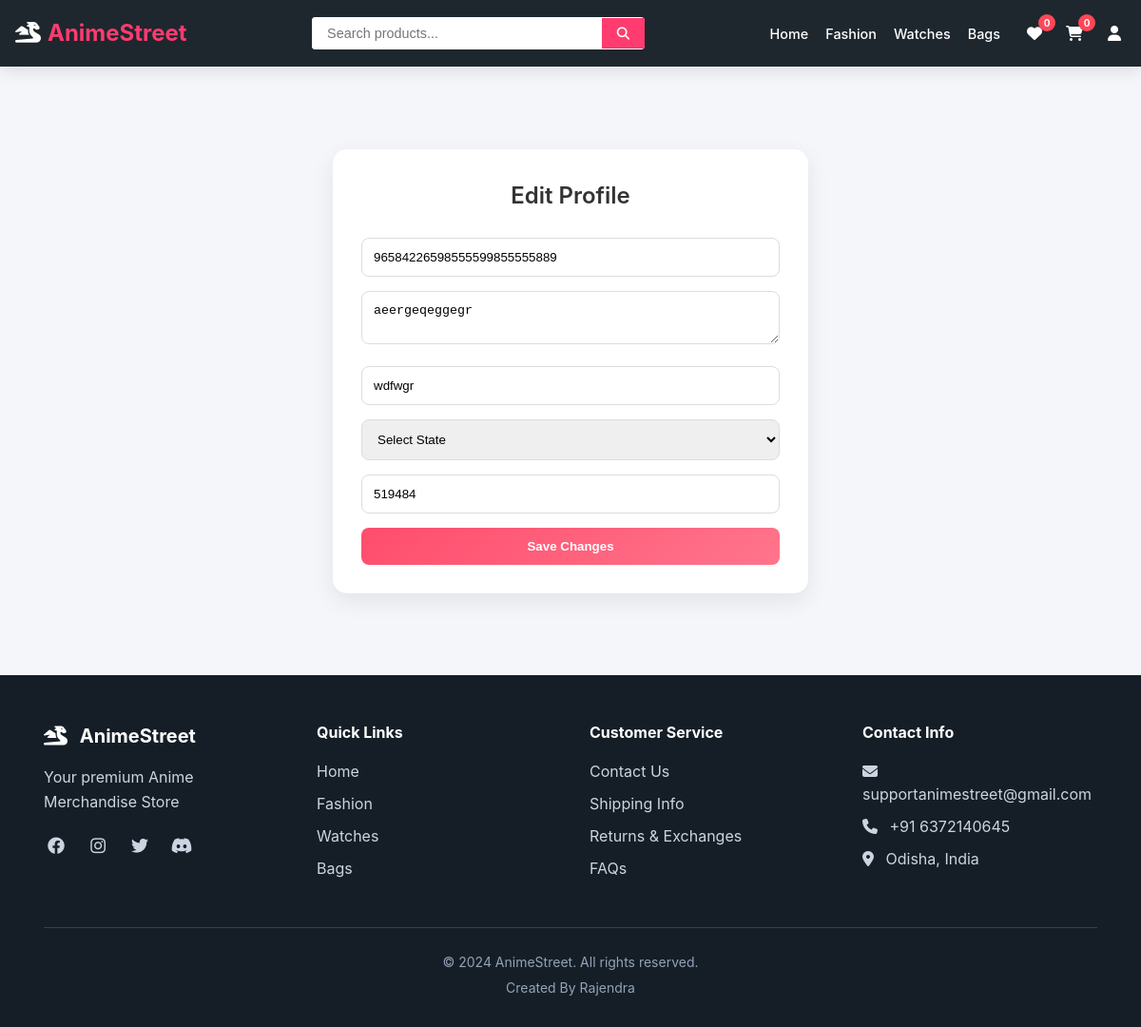
The page /edit-profile/ (signed in) on the database as committed earlier.
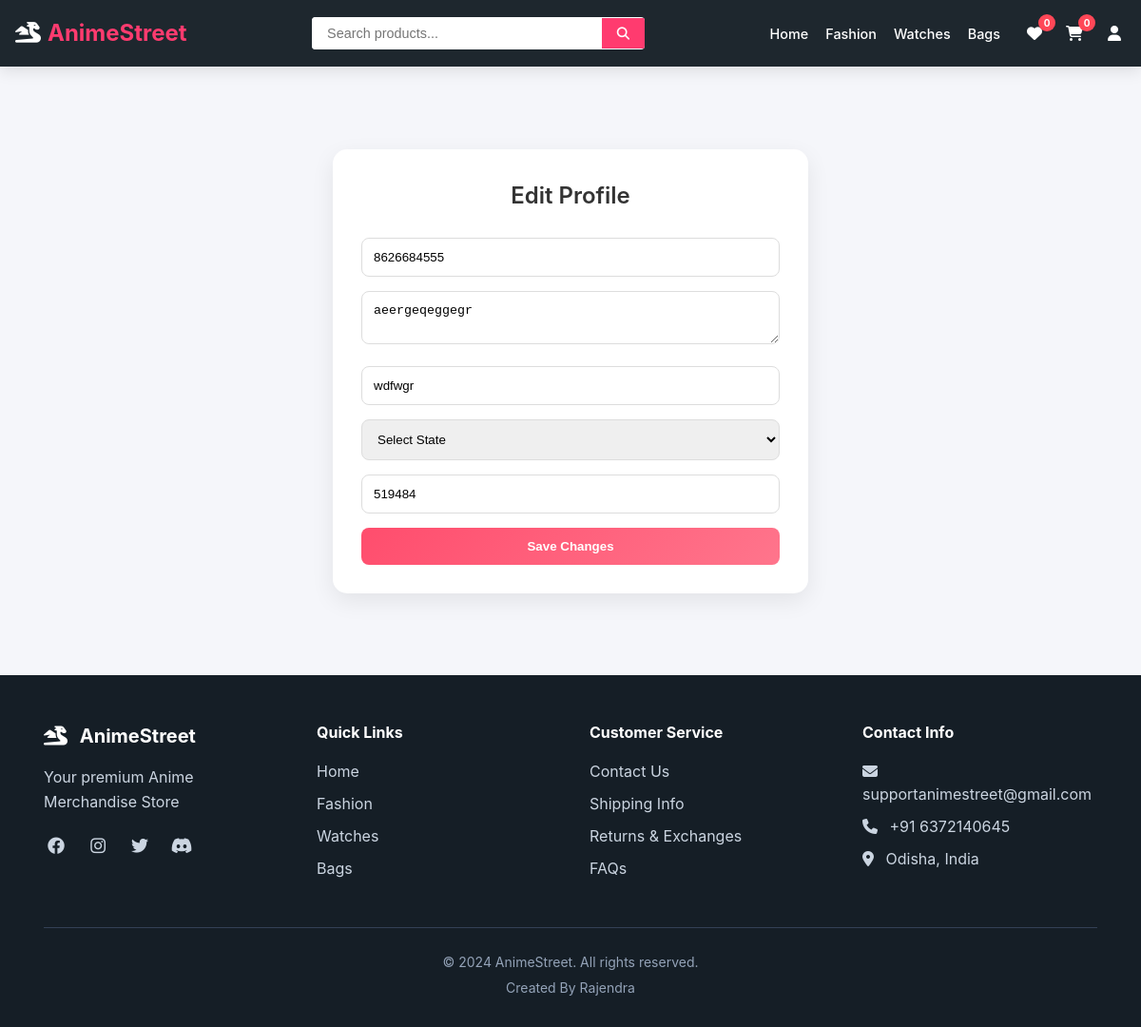
The same page on the database as committed later.
### shop/models.py (models this page shows, shortened)
class Profile(models.Model):
    user = models.OneToOneField(User, on_delete=models.CASCADE)
    phone = models.CharField(max_length=15, blank=True)
    address = models.TextField(blank=True)
    city = models.CharField(max_length=100, blank=True)
    state = models.CharField(max_length=100, blank=True)
    pincode = models.CharField(max_length=10, blank=True)

### shop/views.py (the view, shortened to what this page needs)
# urls.py: path('edit-profile/', views.edit_profile, name='edit_profile'),
@login_required
def edit_profile(request):
    profile, created = Profile.objects.get_or_create(user=request.user)
    return render(
        request,
        "shop/edit_profile.html",
        {"profile": profile}
    )

### shop/context_processors.py (called while the page is built)
def cart_count(request):
    if request.user.is_authenticated:
        try:
            cart, created = Cart.objects.get_or_create(user=request.user)
            count = cart.get_total_items()
        except:
            count = 0
    else:
        count = 0
    return {'cart_count': count}

### shop/models.py (called while the page is built)
    def get_total_items(self):
        return sum(item.quantity for item in self.items.all())

### shop/templates/shop/edit_profile.html (shortened to what this page needs)
{% extends 'shop/base.html' %}
{% load static %}
{% block content %}
<div class="edit-container">
    <div class="edit-card">
        <h2 class="edit-title">Edit Profile</h2>
        <form method="POST">
            <div class="form-group">
                <input type="tel" name="phone" placeholder="10-digit phone number" value="{{ profile.phone }}"
                    class="form-control" maxlength="10" pattern="[6-9][0-9]{9}" inputmode="numeric" required>
            </div>
            <div class="form-group">
                <textarea name="address" placeholder="Address" class="form-control">{{ profile.address }}</textarea>
            </div>
            <div class="form-group">
                <input type="text" name="city" placeholder="City" value="{{ profile.city }}" class="form-control">
            </div>
            <div class="form-group">
                <select name="state" class="form-control">
                    <option value="">Select State</option>
                </select>
            </div>
            <div class="form-group">
                <input type="text" name="pincode" placeholder="Pincode" value="{{ profile.pincode }}"
                    class="form-control">
            </div>
            <button type="submit" class="save-btn">
                Save Changes
            </button>
        </form>
    </div>
</div>
{% endblock %}

Rows that differ between the two databases and show on the page:
changed Profile "aeergeqeggegr": phone "96584226598555599855555889" → "8626684555"
